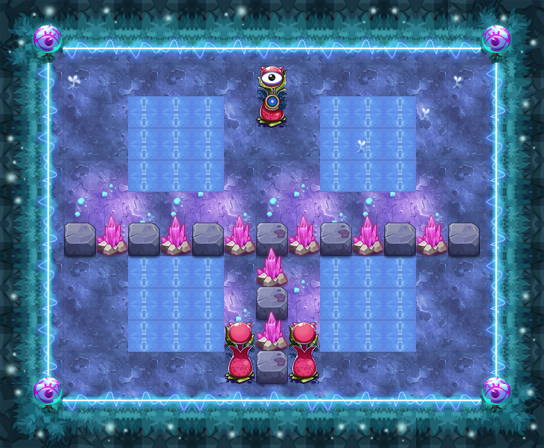

Rendered tile map (Tiled .tmx) drawn with the repository's tilesets; below, a short description and the map source with its tile grids summarised:
An orthogonal 17x14 tile map with 32x32 px tiles, 12 tile layers (PASS, 块层 2, 块层 15, 块层 13, ...) and 27 objects (22x TRAP, 4x src4, PLAYER).

<map version="1.0" orientation="orthogonal" width="17" height="14" tilewidth="32" tileheight="32">
 <properties>
  <property name="DESTRY1" value="27" />
  <property name="DESTRY2" value="39" />
  <property name="DESTRY_COUNT" value="2" />
  <property name="EXP" value="1520" />
  <property name="ITEM" value="D060" />
  <property name="LOSE_SCRIPT" value="" />
  <property name="MONEY" value="2280" />
  <property name="START_SCRIPT" value="" />
  <property name="WIN_SCRIPT" value="" />
 </properties>
 <tileset firstgid="1" name="ysmg" tilewidth="32" tileheight="32">
  <image source="ysmg.png" width="480" height="535" />
 </tileset>
 <layer name="PASS" width="17" height="14">
  <data>[238 cells, 129 non-empty, 9 distinct tile ids]</data>
 </layer>
 <layer name="块层 2" width="17" height="14">
  <data>[238 cells, 238 non-empty, 27 distinct tile ids]</data>
 </layer>
 <layer name="块层 15" width="17" height="14">
  <data>[238 cells, 39 non-empty, 6 distinct tile ids]</data>
 </layer>
 <layer name="块层 13" width="17" height="14">
  <data>[238 cells, 52 non-empty, 6 distinct tile ids]</data>
 </layer>
 <layer name="块层 3" width="17" height="14">
  <data>[238 cells, 21 non-empty, 4 distinct tile ids]</data>
 </layer>
 <layer name="块层 6" width="17" height="14">
  <data>[238 cells, 21 non-empty, 6 distinct tile ids]</data>
 </layer>
 <layer name="SHELTER 11" width="17" height="14">
  <data>[238 cells, 2 non-empty, 1 distinct tile ids]</data>
 </layer>
 <layer name="SHELTER 10" width="17" height="14">
  <data>[238 cells, 3 non-empty, 2 distinct tile ids]</data>
 </layer>
 <layer name="SHELTER 9" width="17" height="14">
  <data>[238 cells, 1 non-empty, 1 distinct tile ids]</data>
 </layer>
 <layer name="SHELTER 8" width="17" height="14">
  <data>[238 cells, 1 non-empty, 1 distinct tile ids]</data>
 </layer>
 <layer name="SHELTER 7" width="17" height="14">
  <data>[238 cells, 1 non-empty, 1 distinct tile ids]</data>
 </layer>
 <layer name="SHELTER 6" width="17" height="14">
  <data>[238 cells, 13 non-empty, 3 distinct tile ids]</data>
 </layer>
 <objectgroup name="对象层 1" width="17" height="14">
  <object name="PLAYER" type="PLAYER" x="64" y="64" width="32" height="32" />
  <object name="src4" x="96" y="352" width="32" height="32">
   <properties>
    <property name="buff_type" value="ice_shell" />
    <property name="lua_ai" value="monster_src_ai" />
    <property name="quality" value="src4.quality" />
   </properties>
  </object>
  <object name="ice_road" type="TRAP" x="128" y="96" width="96" height="96">
   <properties>
    <property name="lua_ai" value="ice_road_ai" />
   </properties>
  </object>
  <object name="ice_road" type="TRAP" x="320" y="96" width="96" height="96">
   <properties>
    <property name="lua_ai" value="ice_road_ai" />
   </properties>
  </object>
  <object name="ice_road" type="TRAP" x="128" y="256" width="96" height="96">
   <properties>
    <property name="lua_ai" value="ice_road_ai" />
   </properties>
  </object>
  <object name="ice_road" type="TRAP" x="320" y="256" width="96" height="96">
   <properties>
    <property name="lua_ai" value="ice_road_ai" />
   </properties>
  </object>
  <object name="pg1" type="TRAP" x="160" y="128" width="32" height="32">
   <properties>
    <property name="trap_ani" value="poison_ground.actor" />
    <property name="trap_floor" value="true" />
    <property name="trap_script" value="target(&quot;PLAYER&quot;):onDamage(target(&quot;PLAYER&quot;):getHP()*0.1,&quot;TRAP&quot;);" />
    <property name="trap_start_mode" value="0" />
   </properties>
  </object>
  <object name="pg1" type="TRAP" x="352" y="128" width="32" height="32">
   <properties>
    <property name="trap_ani" value="poison_ground.actor" />
    <property name="trap_floor" value="true" />
    <property name="trap_script" value="target(&quot;PLAYER&quot;):onDamage(target(&quot;PLAYER&quot;):getHP()*0.1,&quot;TRAP&quot;);" />
    <property name="trap_start_mode" value="0" />
   </properties>
  </object>
  <object name="pg1" type="TRAP" x="160" y="288" width="32" height="32">
   <properties>
    <property name="trap_ani" value="poison_ground.actor" />
    <property name="trap_floor" value="true" />
    <property name="trap_script" value="target(&quot;PLAYER&quot;):onDamage(target(&quot;PLAYER&quot;):getHP()*0.1,&quot;TRAP&quot;);" />
    <property name="trap_start_mode" value="0" />
   </properties>
  </object>
  <object name="pg1" type="TRAP" x="352" y="288" width="32" height="32">
   <properties>
    <property name="trap_ani" value="poison_ground.actor" />
    <property name="trap_floor" value="true" />
    <property name="trap_script" value="target(&quot;PLAYER&quot;):onDamage(target(&quot;PLAYER&quot;):getHP()*0.1,&quot;TRAP&quot;);" />
    <property name="trap_start_mode" value="0" />
   </properties>
  </object>
  <object name="mp1" type="TRAP" x="224" y="192" width="32" height="32">
   <properties>
    <property name="trap_ani" value="mp.actor" />
    <property name="trap_floor" value="true" />
    <property name="trap_id" value="0" />
    <property name="trap_script" value="trap_moveto(&quot;PLAYER&quot;, &quot;mp1&quot;,target(&quot;mp2&quot;):getX(),target(&quot;mp2&quot;):getY() );" />
    <property name="trap_sound_id" value="1" />
    <property name="trap_start_mode" value="0" />
    <property name="trap_state" value="open" />
   </properties>
  </object>
  <object name="mp2" type="TRAP" x="224" y="256" width="32" height="32">
   <properties>
    <property name="trap_ani" value="mp.actor" />
    <property name="trap_floor" value="true" />
    <property name="trap_id" value="0" />
    <property name="trap_script" value="trap_moveto(&quot;PLAYER&quot;, &quot;mp2&quot;,target(&quot;mp1&quot;):getX(),target(&quot;mp1&quot;):getY() );" />
    <property name="trap_sound_id" value="1" />
    <property name="trap_start_mode" value="0" />
    <property name="trap_state" value="open" />
   </properties>
  </object>
  <object name="mp3" type="TRAP" x="288" y="192" width="32" height="32">
   <properties>
    <property name="trap_ani" value="mp.actor" />
    <property name="trap_floor" value="true" />
    <property name="trap_id" value="0" />
    <property name="trap_script" value="trap_moveto(&quot;PLAYER&quot;, &quot;mp3&quot;,target(&quot;mp4&quot;):getX(),target(&quot;mp4&quot;):getY() );" />
    <property name="trap_sound_id" value="1" />
    <property name="trap_start_mode" value="0" />
    <property name="trap_state" value="open" />
   </properties>
  </object>
  <object name="mp4" type="TRAP" x="288" y="256" width="32" height="32">
   <properties>
    <property name="trap_ani" value="mp.actor" />
    <property name="trap_floor" value="true" />
    <property name="trap_id" value="0" />
    <property name="trap_script" value="trap_moveto(&quot;PLAYER&quot;, &quot;mp4&quot;,target(&quot;mp3&quot;):getX(),target(&quot;mp3&quot;):getY() );" />
    <property name="trap_sound_id" value="1" />
    <property name="trap_start_mode" value="0" />
    <property name="trap_state" value="open" />
   </properties>
  </object>
  <object name="ice1" type="TRAP" x="224" y="256" width="32" height="96">
   <properties>
    <property name="trap_id" value="3" />
    <property name="trap_particle" value="trap_fire_up_3.plist" />
    <property name="trap_state" value="open" />
   </properties>
  </object>
  <object name="ice2" type="TRAP" x="288" y="256" width="32" height="96">
   <properties>
    <property name="trap_id" value="3" />
    <property name="trap_particle" value="trap_fire_up_3.plist" />
    <property name="trap_state" value="open" />
   </properties>
  </object>
  <object name="ice3" type="TRAP" x="256" y="96" width="32" height="128">
   <properties>
    <property name="trap_id" value="3" />
    <property name="trap_particle" value="trap_fire_down_up_4.plist" />
    <property name="trap_state" value="open" />
   </properties>
  </object>
  </objectgroup>
</map>
<!-- 10 of 27 objects omitted -->
